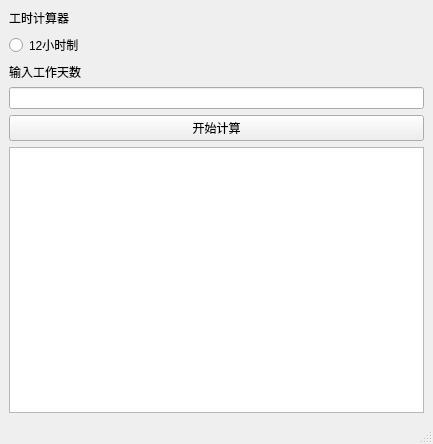
<?xml version="1.0" encoding="UTF-8"?>
<ui version="4.0">
 <class>MainWindow</class>
 <widget class="QMainWindow" name="MainWindow">
  <property name="geometry">
   <rect>
    <x>0</x>
    <y>0</y>
    <width>433</width>
    <height>444</height>
   </rect>
  </property>
  <property name="windowTitle">
   <string>MainWindow</string>
  </property>
  <widget class="QWidget" name="centralwidget">
   <layout class="QVBoxLayout" name="verticalLayout">
    <item>
     <widget class="QLabel" name="label">
      <property name="text">
       <string>工时计算器</string>
      </property>
     </widget>
    </item>
    <item>
     <widget class="QRadioButton" name="radioButton">
      <property name="text">
       <string>12小时制</string>
      </property>
     </widget>
    </item>
    <item>
     <widget class="QLabel" name="label_2">
      <property name="text">
       <string>输入工作天数</string>
      </property>
     </widget>
    </item>
    <item>
     <widget class="QLineEdit" name="workDayEdit">
      <property name="text">
       <string/>
      </property>
     </widget>
    </item>
    <item>
     <widget class="QPushButton" name="pushButton">
      <property name="text">
       <string>开始计算</string>
      </property>
     </widget>
    </item>
    <item>
     <widget class="QListView" name="listView"/>
    </item>
   </layout>
  </widget>
  <widget class="QMenuBar" name="menubar">
   <property name="geometry">
    <rect>
     <x>0</x>
     <y>0</y>
     <width>433</width>
     <height>30</height>
    </rect>
   </property>
  </widget>
  <widget class="QStatusBar" name="statusbar"/>
 </widget>
 <resources/>
 <connections/>
</ui>
